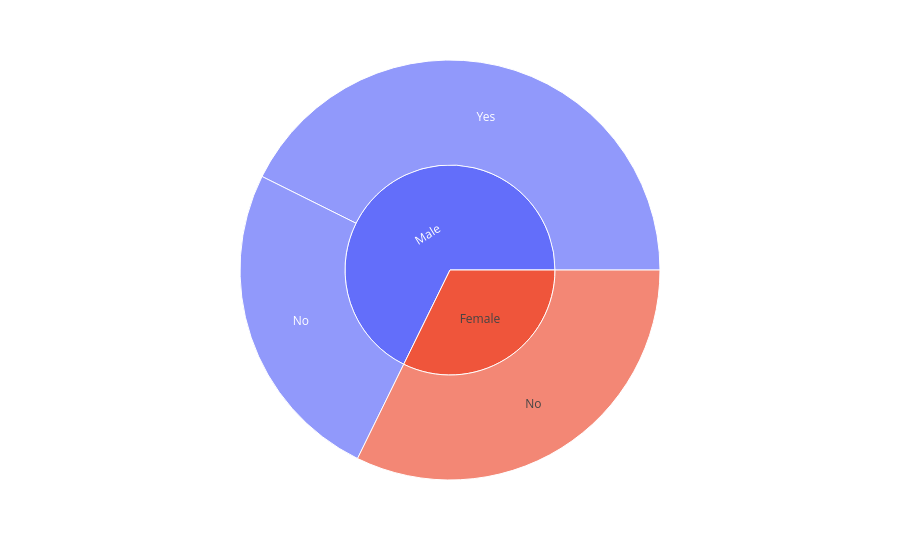

Notebook source saved alongside this figure:
### Code cell
fig = px.sunburst(shop , path=['Gender' , 'Promo Code Used'] , values='Purchase Amount (USD)')
fig.show()

### Figure 1 — Plotly figure (JSON) as saved in the notebook; plotly's stock layout.template omitted (floating-point values rounded to 4 significant figures)
{"data": [{"branchvalues": "total", "domain": {"x": [0, 1], "y": [0, 1]}, "hovertemplate": "labels=%{label}<br>Purchase Amount (USD)=%{value}<br>parent=%{parent}<br>id=%{id}<extra></extra>", "ids": ["Female/No", "Male/No", "Male/Yes", "Female", "Male"], "labels": ["No", "No", "Yes", "Female", "Male"], "name": "", "parents": ["Female", "Male", "Male", "", ""], "values": [75191, 58479, 99411, 75191, 157890], "type": "sunburst"}], "layout": {"legend": {"tracegroupgap": 0}, "margin": {"t": 60}}}
